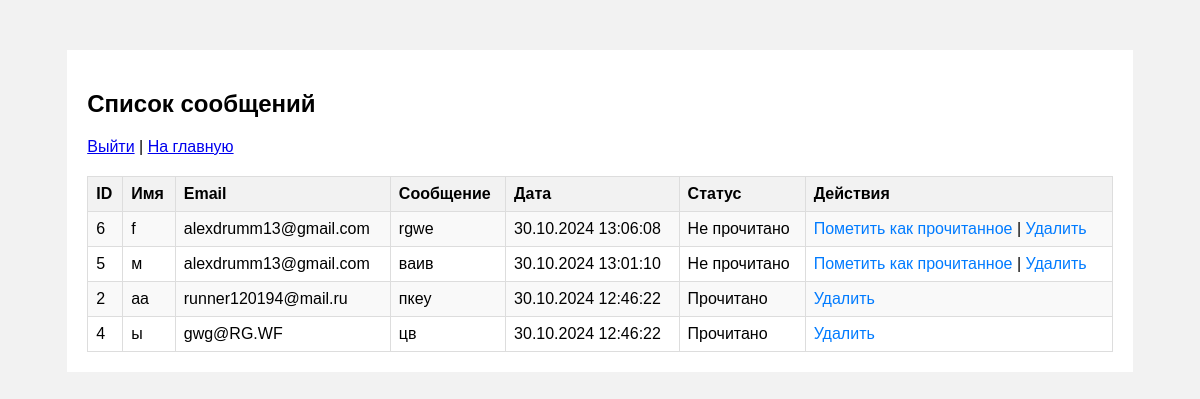
/admin.php (signed in), run on the app's committed database.
### tables this page shows
CREATE TABLE `feedback` (
  `id` int(11) NOT NULL,
  `name` varchar(100) NOT NULL,
  `email` varchar(100) NOT NULL,
  `message` text NOT NULL,
  `is_read` tinyint(4) NOT NULL DEFAULT 0,
  `created_at` timestamp NOT NULL DEFAULT current_timestamp()
);

### functions.php (called while the page is built, shortened)
<?php
function getAllMessages() {
    $conn = getDbConnection();
    $stmt = $conn->prepare("SELECT * FROM feedback ORDER BY created_at DESC");
    $stmt->execute();
    $messages = $stmt->fetchAll(PDO::FETCH_ASSOC);
    return $messages;
}
?>

### admin.php (the view, shortened to what this page needs)
<?php
require_once 'functions.php';
$messages = getAllMessages();
?>
<!DOCTYPE html>
<html lang="ru">
<head>
    <link rel="stylesheet" href="style.css">
</head>
<body>
    <div class="wrapper">
        <h2>Список сообщений</h2>
        <p><a href="logout.php">Выйти</a> | <a href="index.php">На главную</a></p>
        <table>
            <tr>
                <th>ID</th>
                <th>Имя</th>
                <th>Email</th>
                <th>Сообщение</th>
                <th>Дата</th>
                <th>Статус</th>
                <th>Действия</th>
            </tr>
            <?php foreach ($messages as $message): ?>
            <tr>
                <td><?php echo $message['id']; ?></td>
                <td><?php echo htmlspecialchars($message['name'], ENT_QUOTES, 'UTF-8'); ?></td>
                <td><?php echo htmlspecialchars($message['email'], ENT_QUOTES, 'UTF-8'); ?></td>
                <td><?php echo nl2br(htmlspecialchars($message['message'], ENT_QUOTES, 'UTF-8')); ?></td>
                <td><?php echo date('d.m.Y H:i:s', strtotime($message['created_at'])); ?></td>
                <td><?php echo $message['is_read'] ? 'Прочитано' : 'Не прочитано'; ?></td>
                <td>
                    <?php if (!$message['is_read']): ?>
                        <a href="admin.php?action=mark&id=<?php echo $message['id']; ?>">Пометить как прочитанное</a> |
                    <?php endif; ?>
                    <a href="admin.php?action=delete&id=<?php echo $message['id']; ?>" onclick="return confirm('Вы уверены, что хотите удалить это сообщение?');">Удалить</a>
                </td>
            </tr>
            <?php endforeach; ?>
        </table>
    </div>
</body>
</html>

### style.css (style rules this page uses)
body { font-family: Arial, sans-serif; background-color: #f2f2f2; }
.container, .wrapper { width: 90%; margin: 50px auto; background-color: #fff; padding: 20px; box-sizing: border-box; overflow-x: auto; }
.wrapper { max-width: 1500px; }
table { width: 100%; border-collapse: collapse; margin-top: 20px; }
table th, table td { border: 1px solid #ddd; padding: 8px; text-align: left; vertical-align: top; }
table th { background-color: #f2f2f2; }
table tr:nth-child(even) { background-color: #f9f9f9; }
table a { color: #007bff; text-decoration: none; }
table th, table td { word-wrap: break-word; }

### data on the page
feedback: id "6", name "f", email "alexdrumm13@gmail.com", message "rgwe", created_at "30.10.2024 13:06:08", is_read "Не прочитано"
feedback: id "5", name "м", email "alexdrumm13@gmail.com", message "ваив", created_at "30.10.2024 13:01:10", is_read "Не прочитано"
feedback: id "2", name "аа", email "runner120194@mail.ru", message "пкеу", created_at "30.10.2024 12:46:22", is_read "Прочитано"
feedback: id "4", name "ы", email "gwg@RG.WF", message "цв", created_at "30.10.2024 12:46:22", is_read "Прочитано"
